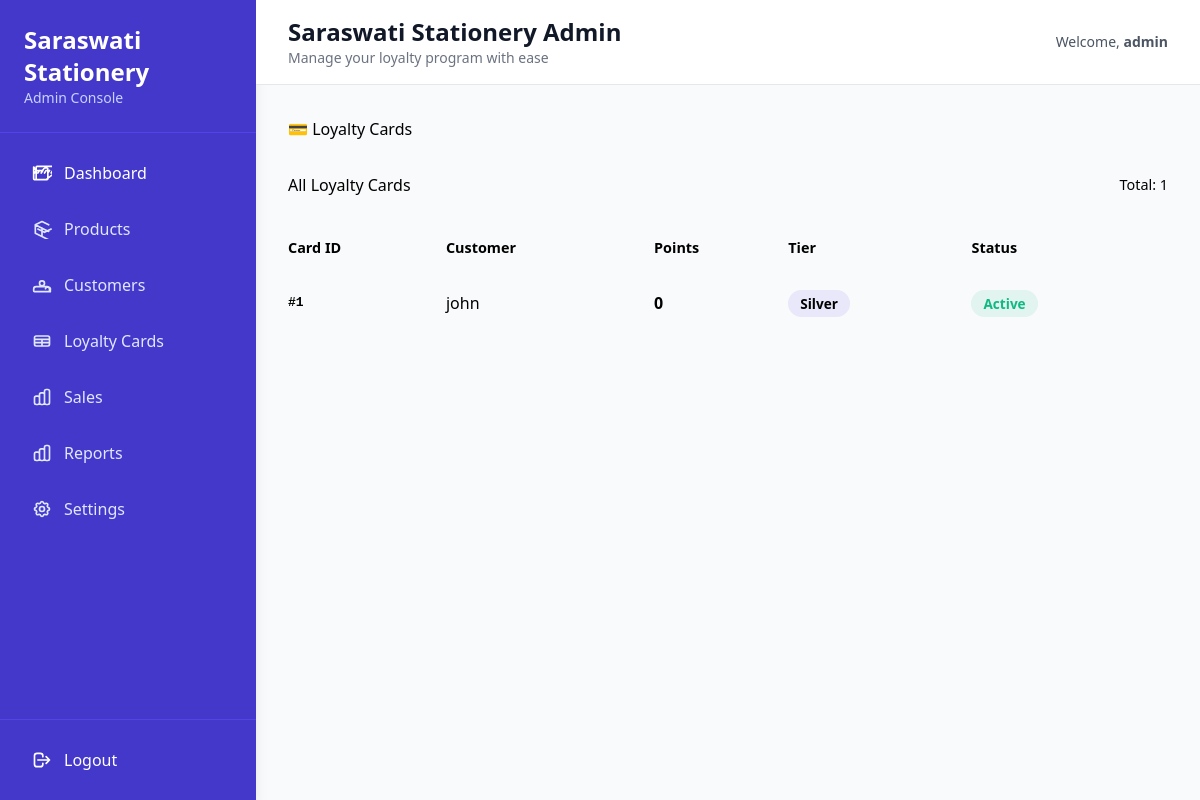
The page /admin/loyalty_cards (signed in) on the database its author committed.
### models.py (models this page shows, shortened)
class User(UserMixin, db.Model):
    id = db.Column(db.Integer, primary_key=True)
    username = db.Column(db.String(150), unique=True, nullable=False)
    email = db.Column(db.String(150), unique=True, nullable=False)
    password = db.Column(db.String(150), nullable=False)
    role = db.Column(db.String(50), default='customer') # 'admin' or 'customer'
    created_at = db.Column(db.DateTime, default=datetime.utcnow)
    sales = db.relationship('Sale', backref='user', lazy=True)
    loyalty_card = db.relationship('LoyaltyCard', backref='user', uselist=False, lazy=True)
    @property
    def is_admin(self):
        return self.role == 'admin'

class LoyaltyCard(db.Model):
    id = db.Column(db.Integer, primary_key=True)
    user_id = db.Column(db.Integer, db.ForeignKey('user.id'), unique=True, nullable=False)
    points = db.Column(db.Integer, default=0)
    tier = db.Column(db.String(50), default='Silver') # Silver, Gold, Platinum

### app.py (the view)
@app.route('/admin/loyalty_cards')
@login_required
def admin_loyalty_cards():
    if not current_user.is_admin:
        abort(403)
    loyalty_cards = LoyaltyCard.query.all()
    return render_template('admin/loyalty_cards.html', loyalty_cards=loyalty_cards)

### app.py (called while the page is built)
@login_manager.user_loader
def load_user(user_id):
    return User.query.get(int(user_id))

### templates/admin/loyalty_cards.html
{% extends "admin/base_admin.html" %}
{% block content %}
<h2 style="margin-bottom: 2rem;">💳 Loyalty Cards</h2>
<div class="card">
    <div style="display: flex; justify-content: space-between; align-items: center; margin-bottom: 1.5rem;">
        <h3>All Loyalty Cards</h3>
        <p style="color: var(--text-muted); font-size: 0.9rem;">Total: {{ loyalty_cards|length }}</p>
    </div>
    <div style="overflow-x: auto;">
        <table style="width: 100%; border-collapse: collapse;">
            <thead>
                <tr style="text-align: left; border-bottom: 2px solid var(--border); color: var(--text-muted); font-size: 0.9rem;">
                    <th style="padding: 1rem 0;">Card ID</th>
                    <th style="padding: 1rem 0;">Customer</th>
                    <th style="padding: 1rem 0;">Points</th>
                    <th style="padding: 1rem 0;">Tier</th>
                    <th style="padding: 1rem 0;">Status</th>
                </tr>
            </thead>
            <tbody>
                {% for card in loyalty_cards %}
                <tr style="border-bottom: 1px solid var(--border);">
                    <td style="padding: 1rem 0; font-weight: 600; font-family: monospace; color: var(--primary);">#{{ card.id }}</td>
                    <td style="padding: 1rem 0;">{{ card.user.username if card.user else 'N/A' }}</td>
                    <td style="padding: 1rem 0; font-weight: 700; color: var(--primary);">{{ card.points }}</td>
                    <td style="padding: 1rem 0;">
                        <span style="background: {% if card.tier == 'Platinum' %}rgba(251, 191, 36, 0.1); color: #fbbf24;{% elif card.tier == 'Gold' %}rgba(34, 197, 94, 0.1); color: #22c55e;{% else %}rgba(79, 70, 229, 0.1); color: var(--primary);{% endif %} padding: 0.25rem 0.75rem; border-radius: 2rem; font-size: 0.85rem; font-weight: 600;">
                            {{ card.tier }}
                        </span>
                    </td>
                    <td style="padding: 1rem 0;">
                        <span style="background: rgba(16, 185, 129, 0.1); color: #10b981; padding: 0.25rem 0.75rem; border-radius: 2rem; font-size: 0.85rem; font-weight: 600;">Active</span>
                    </td>
                </tr>
                {% else %}
                <tr>
                    <td colspan="5" style="padding: 2rem; text-align: center; color: var(--text-muted);">No loyalty cards found.</td>
                </tr>
                {% endfor %}
            </tbody>
        </table>
    </div>
</div>
{% endblock %}

### templates/admin/base_admin.html (shortened to what this page needs)
<!DOCTYPE html>
<html lang="en">
<head>
  <script src="https://cdn.tailwindcss.com"></script>
</head>
<body class="bg-gray-50">
<div class="flex h-screen">
  <aside class="w-64 bg-indigo-700 text-white flex flex-col shadow-lg">
    <div class="p-6 border-b border-indigo-600">
      <h1 class="text-2xl font-bold">Saraswati Stationery</h1>
      <p class="text-indigo-200 text-sm">Admin Console</p>
    </div>
    <nav class="flex-1 p-4 space-y-2 overflow-y-auto">
      <a href="{{ url_for('admin_dashboard') }}"
         class="flex items-center gap-3 px-4 py-3 rounded-lg hover:bg-indigo-600 transition text-white font-medium group">
        <span>Dashboard</span>
      </a>
      <a href="{{ url_for('admin_products') }}"
         class="flex items-center gap-3 px-4 py-3 rounded-lg hover:bg-indigo-600 transition text-indigo-100 font-medium">
        <svg class="w-5 h-5" fill="none" stroke="currentColor" viewBox="0 0 24 24">
          <path stroke-linecap="round" stroke-linejoin="round" stroke-width="2" d="M20 7l-8-4-8 4m0 0l8 4m-8-4v10l8 4m0-10l8 4m-8-4v10l8 4M7 12l8 4m0 0l8-4"></path>
        </svg>
        <span>Products</span>
      </a>
      <a href="{{ url_for('admin_customers') }}"
         class="flex items-center gap-3 px-4 py-3 rounded-lg hover:bg-indigo-600 transition text-indigo-100 font-medium">
        <svg class="w-5 h-5" fill="none" stroke="currentColor" viewBox="0 0 24 24">
          <path stroke-linecap="round" stroke-linejoin="round" stroke-width="2" d="M17 20h5v-2a3 3 0 00-5.856-1.487M15 10a3 3 0 11-6 0 3 3 0 016 0zM4 20h16c.552 0 1-.448 1-1v-2a3 3 0 00-3-3H5a3 3 0 00-3 3v2c0 .552.448 1 1 1z"></path>
        </svg>
        <span>Customers</span>
      </a>
      <a href="{{ url_for('admin_loyalty_cards') }}"
         class="flex items-center gap-3 px-4 py-3 rounded-lg hover:bg-indigo-600 transition text-indigo-100 font-medium">
        <svg class="w-5 h-5" fill="none" stroke="currentColor" viewBox="0 0 24 24">
          <path stroke-linecap="round" stroke-linejoin="round" stroke-width="2" d="M3 10h18M3 14h18m-9-4v8m-7 0h14a2 2 0 002-2V8a2 2 0 00-2-2H5a2 2 0 00-2 2v8a2 2 0 002 2z"></path>
        </svg>
        <span>Loyalty Cards</span>
      </a>
      <a href="{{ url_for('admin_sales') }}"
         class="flex items-center gap-3 px-4 py-3 rounded-lg hover:bg-indigo-600 transition text-indigo-100 font-medium">
        <span>Sales</span>
      </a>
      <a href="{{ url_for('admin_reports') }}"
         class="flex items-center gap-3 px-4 py-3 rounded-lg hover:bg-indigo-600 transition text-indigo-100 font-medium">
        <span>Reports</span>
      </a>
      <a href="{{ url_for('admin_settings') }}"
         class="flex items-center gap-3 px-4 py-3 rounded-lg hover:bg-indigo-600 transition text-indigo-100 font-medium">
        <span>Settings</span>
      </a>
    </nav>
    <div class="p-4 border-t border-indigo-600 space-y-2">
      <a href="{{ url_for('logout') }}"
         class="flex items-center gap-3 px-4 py-3 rounded-lg hover:bg-red-600 transition text-white font-medium">
        <svg class="w-5 h-5" fill="none" stroke="currentColor" viewBox="0 0 24 24">
          <path stroke-linecap="round" stroke-linejoin="round" stroke-width="2" d="M17 16l4-4m0 0l-4-4m4 4H7m6 4v1a3 3 0 01-3 3H6a3 3 0 01-3-3V7a3 3 0 013-3h4a3 3 0 013 3v1"></path>
        </svg>
        <span>Logout</span>
      </a>
    </div>
  </aside>
  <main class="flex-1 overflow-y-auto">
    <div class="bg-white border-b border-gray-200 px-8 py-4 flex justify-between items-center">
      <div>
        <h2 class="text-2xl font-bold text-gray-900">Saraswati Stationery Admin</h2>
        <p class="text-gray-500 text-sm">Manage your loyalty program with ease</p>
      </div>
      <div class="flex items-center gap-4">
        <span class="text-gray-600 text-sm">Welcome, <span class="font-semibold">{{ current_user.username }}</span></span>
      </div>
    </div>
    <div class="p-8">
      {% block content %}{% endblock %}
    </div>
  </main>
</div>
</body>
</html>

### rows shown on the page
User: username "admin"
LoyaltyCard: id "1", user "john", points "0", tier "Silver"

### other values the page prints
{{ loyalty_cards|length }} "1"
